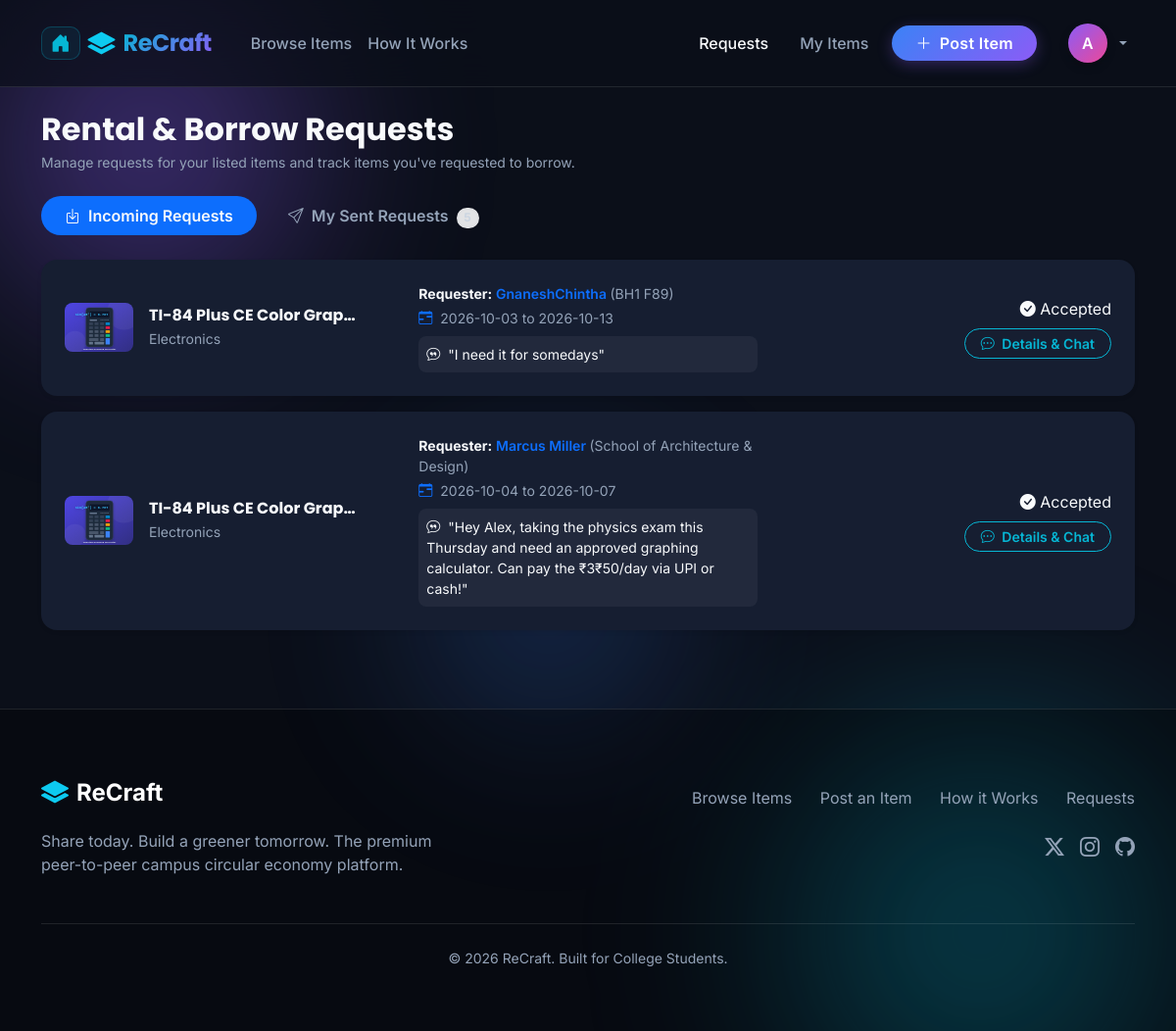
Screenshot of /requests (signed in) with the database file from the repository.
### tables this page shows
CREATE TABLE rental_requests (
        id INTEGER PRIMARY KEY AUTOINCREMENT,
        item_id INTEGER NOT NULL,
        requester_id INTEGER NOT NULL,
        owner_id INTEGER NOT NULL,
        start_date DATE NOT NULL,
        end_date DATE NOT NULL,
        message TEXT,
        status TEXT DEFAULT 'Pending',
        created_at TIMESTAMP DEFAULT CURRENT_TIMESTAMP,
        FOREIGN KEY (item_id) REFERENCES items(id) ON DELETE CASCADE,
        FOREIGN KEY (requester_id) REFERENCES users(id) ON DELETE CASCADE,
        FOREIGN KEY (owner_id) REFERENCES users(id) ON DELETE CASCADE
    );

CREATE TABLE items (
        id INTEGER PRIMARY KEY AUTOINCREMENT,
        owner_id INTEGER NOT NULL,
        title TEXT NOT NULL,
        description TEXT NOT NULL,
        category TEXT NOT NULL,
        item_type TEXT DEFAULT 'Rent',
        price REAL DEFAULT 0.0,
        deposit REAL DEFAULT 0.0,
        location TEXT NOT NULL,
        available_from DATE NOT NULL,
        available_until DATE NOT NULL,
        image_path TEXT NOT NULL,
        is_available INTEGER DEFAULT 1,
        created_at TIMESTAMP DEFAULT CURRENT_TIMESTAMP,
        FOREIGN KEY (owner_id) REFERENCES users(id) ON DELETE CASCADE
    );

CREATE TABLE users (
        id INTEGER PRIMARY KEY AUTOINCREMENT,
        name TEXT NOT NULL,
        email TEXT UNIQUE NOT NULL,
        password_hash TEXT NOT NULL,
        college TEXT NOT NULL,
        phone TEXT,
        bio TEXT,
        created_at TIMESTAMP DEFAULT CURRENT_TIMESTAMP
    );

### app.py (the view)
@app.route('/requests')
@login_required
def requests_dashboard():
    user_id = session['user_id']
    conn = get_db()
    cursor = conn.cursor()
    cursor.execute("""
        SELECT r.*, i.title as item_title, i.category, i.image_path as item_image,
               u.name as requester_name, u.college as requester_college, u.email as requester_email
        FROM rental_requests r
        JOIN items i ON r.item_id = i.id
        JOIN users u ON r.requester_id = u.id
        WHERE r.owner_id = ?
        ORDER BY r.id DESC;
    """, (user_id,))
    incoming_requests = cursor.fetchall()
    cursor.execute("""
        SELECT r.*, i.title as item_title, i.location as item_location, i.image_path as item_image,
               u.name as owner_name, u.email as owner_email
        FROM rental_requests r
        JOIN items i ON r.item_id = i.id
        JOIN users u ON r.owner_id = u.id
        WHERE r.requester_id = ?
        ORDER BY r.id DESC;
    """, (user_id,))
    outgoing_requests = cursor.fetchall()
    conn.close()
    return render_template('requests.html', incoming_requests=incoming_requests, outgoing_requests=outgoing_requests)

### app.py (called while the page is built)
def login_required(f):
    @wraps(f)
    def decorated_function(*args, **kwargs):
        if not session.get('user_id'):
            flash('Please log in first to access this page.', 'warning')
            return redirect(url_for('login', next=request.path))
        return f(*args, **kwargs)
    return decorated_function

@app.before_request
def load_logged_in_user():
    user_id = session.get('user_id')
    if user_id:
        conn = get_db()
        cursor = conn.cursor()
        cursor.execute("""
            SELECT COUNT(*) FROM rental_requests
            WHERE owner_id = ? AND status = 'Pending';
        """, (user_id,))
        g.pending_requests_count = cursor.fetchone()[0]
        conn.close()
    else:
        g.pending_requests_count = 0

### database.py (called while the page is built)
def get_db():
    conn = sqlite3.connect(DATABASE_PATH)
    conn.row_factory = sqlite3.Row
    conn.execute("PRAGMA foreign_keys = ON;")
    return conn

### templates/requests.html (shortened to what this page needs)
{% extends "base.html" %}
{% block content %}
<div class="container">
  <div class="mb-4">
    <h2 class="fw-bold mb-1">Rental &amp; Borrow Requests</h2>
    <p class="text-muted small">Manage requests for your listed items and track items you've requested to borrow.</p>
  </div>
  <ul class="nav nav-pills mb-4 gap-2" id="requestTabs" role="tablist">
    <li class="nav-item" role="presentation">
      <button class="nav-link active rounded-pill px-4 fw-semibold" id="incoming-tab" data-bs-toggle="pill" data-bs-target="#incoming-pane" type="button" role="tab">
        <i class="bi bi-box-arrow-in-down me-1"></i> Incoming Requests
      </button>
    </li>
    <li class="nav-item" role="presentation">
      <button class="nav-link rounded-pill px-4 fw-semibold" id="outgoing-tab" data-bs-toggle="pill" data-bs-target="#outgoing-pane" type="button" role="tab">
        <i class="bi bi-send me-1"></i> My Sent Requests
        {% if outgoing_requests|length > 0 %}
          <span class="badge bg-secondary-subtle text-secondary rounded-pill ms-1">
          </span>
        {% endif %}
      </button>
    </li>
  </ul>
  <div class="tab-content" id="requestTabsContent">
    <div class="tab-pane fade show active" id="incoming-pane" role="tabpanel">
      {% if incoming_requests %}
        <div class="d-flex flex-column gap-3">
          {% for req in incoming_requests %}
            <div class="card border-0 shadow-sm rounded-4 p-4 bg-white">
              <div class="row g-3 align-items-center">
                <div class="col-md-4">
                  <div class="d-flex align-items-center gap-3">
                    <img src="{{ req.item_image }}" alt="{{ req.item_title }}" style="width: 70px; height: 50px; object-fit: cover; border-radius: 8px;">
                    <div>
                      <h6 class="fw-bold mb-1 text-truncate" style="max-width: 220px;" title="{{ req.item_title }}">
                        <a href="{{ url_for('item_detail', item_id=req.item_id) }}" class="text-decoration-none text-dark">
                          {{ req.item_title }}
                        </a>
                      </h6>
                      <small class="text-muted d-block">{{ req.category }}</small>
                    </div>
                  </div>
                </div>
                <div class="col-md-4">
                  <div class="small">
                    <strong>Requester:</strong>
                    <a href="{{ url_for('profile', user_id=req.requester_id) }}" class="text-decoration-none fw-semibold">
                      {{ req.requester_name }}
                    </a>
                    <span class="text-muted">({{ req.requester_college }})</span>
                  </div>
                  <div class="small text-muted mt-1">
                    <i class="bi bi-calendar-range me-1 text-primary"></i>
                    {{ req.start_date }} to {{ req.end_date }}
                  </div>
                  {% if req.message %}
                    <div class="small bg-light p-2 rounded-3 mt-2 text-secondary">
                      <i class="bi bi-chat-quote me-1"></i> "{{ req.message }}"
                    </div>
                  {% endif %}
                </div>
                <div class="col-md-4 text-md-end">
                  <div class="mb-2">
                    {% if req.status == 'Pending' %}
                      <span class="status-badge status-pending">
                        <i class="bi bi-clock-fill"></i> Pending Your Approval
                      </span>
                    {% elif req.status == 'Accepted' %}
                      <span class="status-badge status-accepted">
                        <i class="bi bi-check-circle-fill"></i> Accepted
                      </span>
                    {% elif req.status == 'Rejected' %}
                      <span class="status-badge status-rejected">
                        <i class="bi bi-x-circle-fill"></i> Declined
                      </span>
                    {% endif %}
                  </div>
                  <div class="d-flex justify-content-md-end gap-2 flex-wrap">
                    <a href="{{ url_for('request_detail', request_id=req.id) }}" class="btn btn-outline-primary btn-sm rounded-pill px-3">
                      <i class="bi bi-chat-dots me-1"></i> Details &amp; Chat
                    </a>
                  </div>
                </div>
              </div>
            </div>
          {% endfor %}
        </div>
      {% else %}
        <div class="card border-0 shadow-sm rounded-4 p-5 text-center bg-white">
          <i class="bi bi-inbox fs-1 text-muted mb-2"></i>
          <h5 class="fw-bold">No incoming requests yet</h5>
          <p class="text-muted small">When other students request to rent or borrow your items, they'll appear here.</p>
        </div>
      {% endif %}
    </div>
  </div>
</div>
{% endblock %}

### static/css/custom.css (style rules this page uses)
:root { --navy-base: #0b0f19; --navy-light: #161e31; --blue-electric: #3b82f6; --purple-accent: #8b5cf6; --cyan-accent: #06b6d4; --pink-highlight: #ec4899; --success-green: #10b981; --text-main: #f8fafc; --text-muted: #94a3b8; --glass-bg: rgba(255, 255, 255, 0.05); --glass-border: rgba(255, 255, 255, 0.1); --glass-border-hover: rgba(255, 255, 255, 0.25); --glass-shadow: 0 8px 32px 0 rgba(0, 0, 0, 0.3); }
body { font-family: 'Inter', sans-serif; background-color: var(--navy-base); color: var(--text-main); position: relative; overflow-x: hidden; }
h1, h2, h3, h4, h5, h6, .navbar-brand-logo { font-family: 'Poppins', sans-serif; color: var(--text-main); }
.nav-link { color: var(--text-muted) !important; font-weight: 500; transition: color 0.2s ease; }
.nav-link:hover, .nav-link.active { color: var(--text-main) !important; }
.btn-outline-primary { border: 1px solid var(--cyan-accent); color: var(--cyan-accent); font-weight: 600; background: transparent; transition: all 0.3s ease; }
.text-dark, .text-dark.card-title { color: var(--text-main) !important; }
.text-muted { color: var(--text-muted) !important; }
.text-secondary { color: #cbd5e1 !important; }
.bg-light { background-color: rgba(255, 255, 255, 0.1) !important; color: var(--text-main) !important; border: none !important; }
.bg-white { background-color: var(--navy-light) !important; color: var(--text-main) !important; }
.card { background-color: var(--navy-light); border-color: var(--glass-border); color: var(--text-main); }
.bg-light { background-color: rgba(255,255,255,0.05) !important; }

### rows the page displays
rental_requests: item_image (picture), item_title "TI-84 Plus CE Color Grap…", category "Electronics", requester_name "GnaneshChintha", requester_college "BH1 F89", start_date "2026-10-03", end_date "2026-10-13", message "I need it for somedays", status "Accepted" (drawn)
rental_requests: item_image (picture), item_title "TI-84 Plus CE Color Grap…", category "Electronics", requester_name "Marcus Miller", requester_college "School of Architecture & Design", start_date "2026-10-04", end_date "2026-10-07", message "Hey Alex, taking the physics exam this Thursday and need an approved graphing calculator. Can pay the ₹3₹50/day via UPI or cash!", status "Accepted" (drawn)

### other values shown
{{ session.get('user_name', 'U')[0] | upper }} "A"
